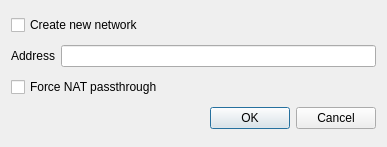
<?xml version="1.0" encoding="UTF-8"?>
<ui version="4.0">
 <class>ConnectDialog</class>
 <widget class="QDialog" name="ConnectDialog">
  <property name="geometry">
   <rect>
    <x>0</x>
    <y>0</y>
    <width>387</width>
    <height>147</height>
   </rect>
  </property>
  <property name="minimumSize">
   <size>
    <width>387</width>
    <height>147</height>
   </size>
  </property>
  <property name="maximumSize">
   <size>
    <width>387</width>
    <height>147</height>
   </size>
  </property>
  <property name="windowTitle">
   <string>Connect</string>
  </property>
  <layout class="QVBoxLayout" name="verticalLayout">
   <item>
    <widget class="QCheckBox" name="createNetwork">
     <property name="text">
      <string>Create new network</string>
     </property>
     <property name="checked">
      <bool>false</bool>
     </property>
    </widget>
   </item>
   <item>
    <layout class="QHBoxLayout" name="hostnameLayout">
     <item>
      <widget class="QLabel" name="addressLabel">
       <property name="text">
        <string>Address</string>
       </property>
      </widget>
     </item>
     <item>
      <widget class="QLineEdit" name="address"/>
     </item>
    </layout>
   </item>
   <item>
    <layout class="QVBoxLayout" name="optionsLayout">
     <item>
      <widget class="QCheckBox" name="forceNATPassthrough">
       <property name="text">
        <string>Force NAT passthrough</string>
       </property>
      </widget>
     </item>
    </layout>
   </item>
   <item>
    <widget class="QDialogButtonBox" name="buttons">
     <property name="orientation">
      <enum>Qt::Horizontal</enum>
     </property>
     <property name="standardButtons">
      <set>QDialogButtonBox::Cancel|QDialogButtonBox::Ok</set>
     </property>
    </widget>
   </item>
  </layout>
 </widget>
 <resources/>
 <connections>
  <connection>
   <sender>buttons</sender>
   <signal>accepted()</signal>
   <receiver>ConnectDialog</receiver>
   <slot>accept()</slot>
   <hints>
    <hint type="sourcelabel">
     <x>248</x>
     <y>254</y>
    </hint>
    <hint type="destinationlabel">
     <x>157</x>
     <y>274</y>
    </hint>
   </hints>
  </connection>
  <connection>
   <sender>buttons</sender>
   <signal>rejected()</signal>
   <receiver>ConnectDialog</receiver>
   <slot>reject()</slot>
   <hints>
    <hint type="sourcelabel">
     <x>193</x>
     <y>222</y>
    </hint>
    <hint type="destinationlabel">
     <x>286</x>
     <y>274</y>
    </hint>
   </hints>
  </connection>
 </connections>
</ui>
